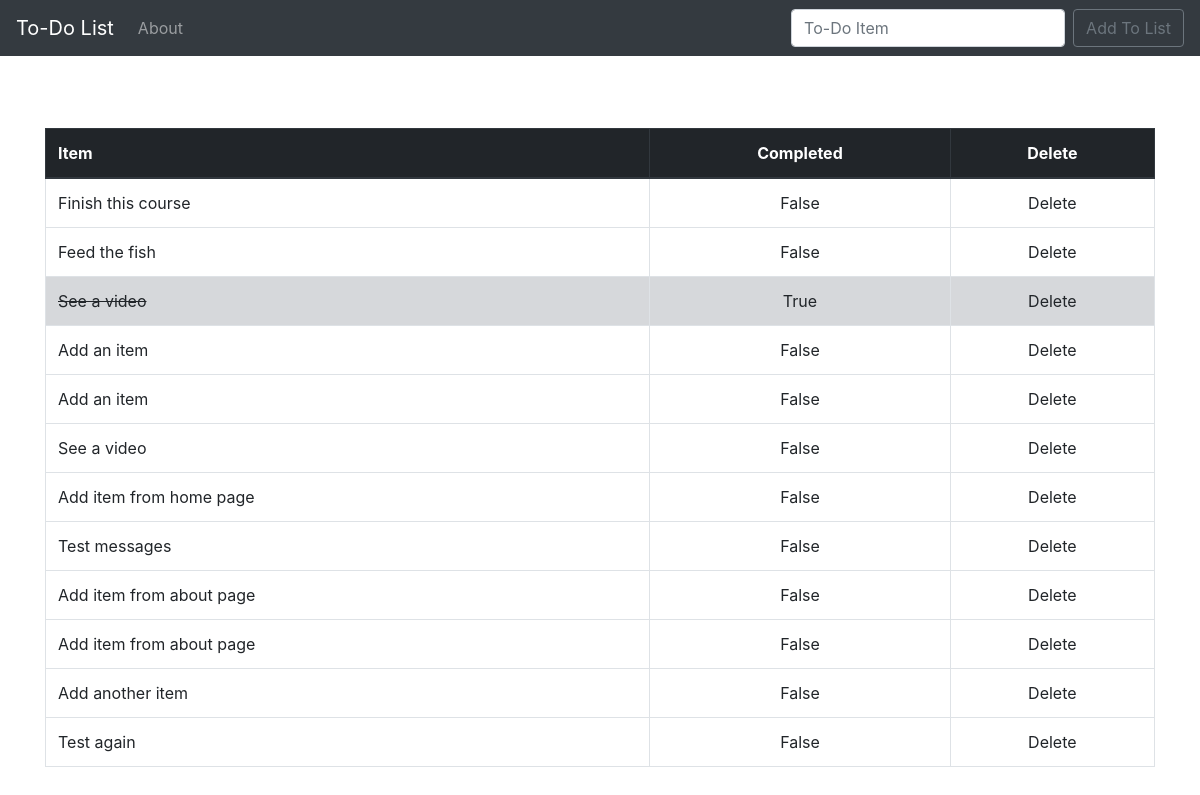
Before: / with the older database file.
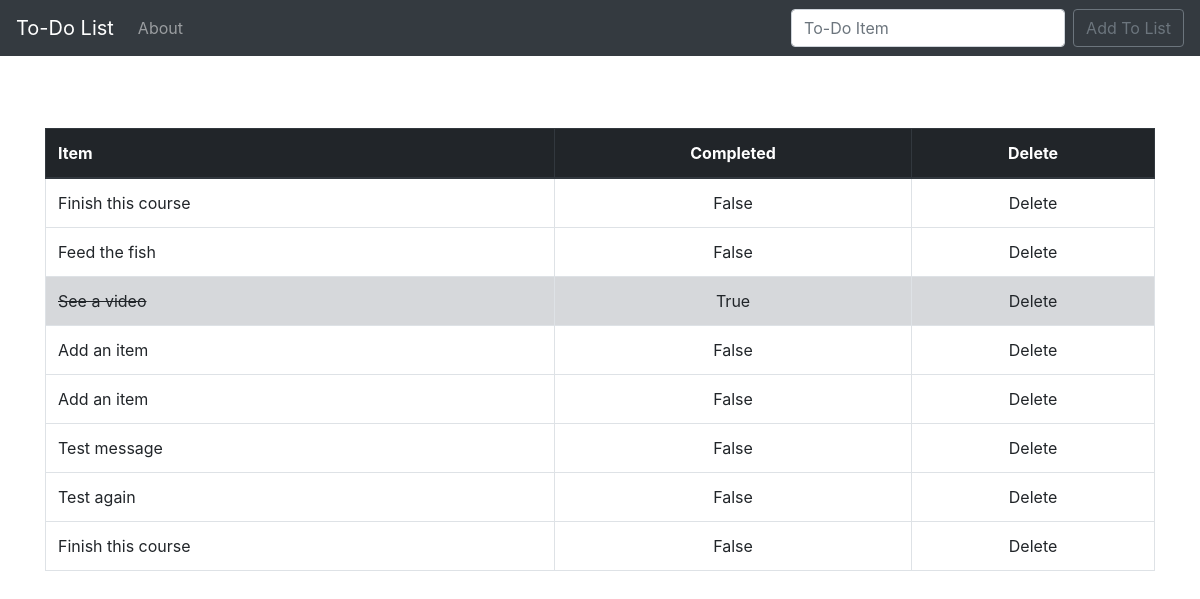
After: the same page with the newer database file.
### todo_list/models.py (models this page shows, shortened)
class List(models.Model):
    item = models.CharField(max_length=200)
    completed = models.BooleanField(default=False)

### todo_list/views.py (the view)
# urls.py: 2. Add a URL to urlpatterns:  path('', views.home, name='home')
def home(request):
    if request.method == 'POST':
        form = ListForm(request.POST or None)
        if form.is_valid():
            form.save()
        else:
            pass
        all_items = List.objects.all
        messages.success(request, ('Item has been successfully added to the list.'))
        return render(request, 'home.html', {'todo_items': all_items})
    else:
        all_items = List.objects.all
        return render(request, 'home.html', {'todo_items': all_items})

### todo_list/templates/home.html (shortened to what this page needs)
{% extends 'base.html' %}
{% block content %}
    <br>
    <br>
    {% if todo_items %}
        <table class="table table-bordered">
            <thead class="thead-dark">
                <th>Item</th>
                <th><center>Completed</center></th>
                <th><center>Delete</center></th>
            </thead>
            {% for item in todo_items %}
            {% if item.completed %}
                <tr class="table-secondary">
                <td class="striker">{{ item.item }}</td>
            {% else %}
                <tr>
                <td>{{ item.item }}</td>
            {% endif %}
                <td><center>{{ item.completed }}</center></td>
                <td><center>Delete</center></td>
            </tr>
            {% endfor %}
        </table>
    {% else %}
        <p>No items to display.</p>
    {% endif %}
{% endblock %}

### todo_list/templates/base.html (shortened to what this page needs)
{% load static %}
<!doctype html>
<html lang="en">
<head>
    <link rel="stylesheet" href="https://stackpath.bootstrapcdn.com/bootstrap/4.1.3/css/bootstrap.min.css"
>
    <link rel="stylesheet" href="{% static 'css/styles.css' %}">
</head>
<body>
    <nav class="navbar navbar-expand-lg navbar-dark bg-dark">
        <a class="navbar-brand" href="{% url 'home' %}">To-Do List</a>
        <div class="collapse navbar-collapse" id="navbarSupportedContent">
            <ul class="navbar-nav mr-auto">
                <li class="nav-item">
                    <a class="nav-link" href="{% url 'about' %}">About</a>
                </li>
            </ul>
            <form class="form-inline my-2 my-lg-0" method="POST">
                <input class="form-control mr-sm-2" type="search" placeholder="To-Do Item" aria-label="Search" name="item">
                <button class="btn btn-outline-secondary my-2 my-sm-0" type="submit">Add To List</button>
            </form>
        </div>
    </nav>
    <br>
    <div class="container">
        {% block content %}
        {% endblock %}
    </div>
</body>
</html>

### static/css/styles.css (style rules this page uses)
.striker { text-decoration: line-through; }

Changed rows visible on the page:
removed List: item "See a video", completed "False"
removed List: item "Add item from home page", completed "False"
removed List: item "Test messages", completed "False"
removed List: item "Add item from about page", completed "False"
removed List: item "Add item from about page", completed "False"
removed List: item "Add another item", completed "False"
added List: item "Test message", completed "False"
added List: item "Finish this course", completed "False"
